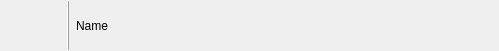
<?xml version="1.0" encoding="UTF-8"?>
<ui version="4.0">
 <class>OcsAuthorItem</class>
 <widget class="QWidget" name="OcsAuthorItem">
  <property name="geometry">
   <rect>
    <x>0</x>
    <y>0</y>
    <width>499</width>
    <height>51</height>
   </rect>
  </property>
  <property name="sizePolicy">
   <sizepolicy hsizetype="Preferred" vsizetype="MinimumExpanding">
    <horstretch>0</horstretch>
    <verstretch>0</verstretch>
   </sizepolicy>
  </property>
  <property name="minimumSize">
   <size>
    <width>0</width>
    <height>10</height>
   </size>
  </property>
  <property name="windowTitle">
   <string>Form</string>
  </property>
  <layout class="QHBoxLayout" name="horizontalLayout">
   <property name="margin">
    <number>0</number>
   </property>
   <item>
    <spacer name="horizontalSpacer">
     <property name="orientation">
      <enum>Qt::Horizontal</enum>
     </property>
     <property name="sizeType">
      <enum>QSizePolicy::Fixed</enum>
     </property>
     <property name="sizeHint" stdset="0">
      <size>
       <width>5</width>
       <height>40</height>
      </size>
     </property>
    </spacer>
   </item>
   <item>
    <layout class="QVBoxLayout" name="verticalLayout_2">
     <item>
      <spacer name="verticalSpacer_4">
       <property name="orientation">
        <enum>Qt::Vertical</enum>
       </property>
       <property name="sizeHint" stdset="0">
        <size>
         <width>20</width>
         <height>1</height>
        </size>
       </property>
      </spacer>
     </item>
     <item>
      <widget class="QLabel" name="m_avatar">
       <property name="sizePolicy">
        <sizepolicy hsizetype="Fixed" vsizetype="Minimum">
         <horstretch>0</horstretch>
         <verstretch>0</verstretch>
        </sizepolicy>
       </property>
       <property name="minimumSize">
        <size>
         <width>56</width>
         <height>1</height>
        </size>
       </property>
       <property name="frameShape">
        <enum>QFrame::NoFrame</enum>
       </property>
       <property name="text">
        <string/>
       </property>
      </widget>
     </item>
     <item>
      <spacer name="verticalSpacer">
       <property name="orientation">
        <enum>Qt::Vertical</enum>
       </property>
       <property name="sizeHint" stdset="0">
        <size>
         <width>20</width>
         <height>1</height>
        </size>
       </property>
      </spacer>
     </item>
    </layout>
   </item>
   <item>
    <widget class="QFrame" name="frame">
     <property name="frameShape">
      <enum>QFrame::VLine</enum>
     </property>
     <property name="frameShadow">
      <enum>QFrame::Raised</enum>
     </property>
    </widget>
   </item>
   <item>
    <layout class="QVBoxLayout" name="m_verticalLayout">
     <property name="sizeConstraint">
      <enum>QLayout::SetDefaultConstraint</enum>
     </property>
     <item>
      <spacer name="verticalSpacer_3">
       <property name="orientation">
        <enum>Qt::Vertical</enum>
       </property>
       <property name="sizeType">
        <enum>QSizePolicy::Fixed</enum>
       </property>
       <property name="sizeHint" stdset="0">
        <size>
         <width>20</width>
         <height>5</height>
        </size>
       </property>
      </spacer>
     </item>
     <item>
      <widget class="QLabel" name="m_textLabel">
       <property name="sizePolicy">
        <sizepolicy hsizetype="Expanding" vsizetype="Preferred">
         <horstretch>0</horstretch>
         <verstretch>0</verstretch>
        </sizepolicy>
       </property>
       <property name="text">
        <string>Name</string>
       </property>
      </widget>
     </item>
     <item>
      <spacer name="verticalSpacer_2">
       <property name="orientation">
        <enum>Qt::Vertical</enum>
       </property>
       <property name="sizeType">
        <enum>QSizePolicy::Fixed</enum>
       </property>
       <property name="sizeHint" stdset="0">
        <size>
         <width>20</width>
         <height>5</height>
        </size>
       </property>
      </spacer>
     </item>
    </layout>
   </item>
  </layout>
 </widget>
 <resources/>
 <connections/>
</ui>
